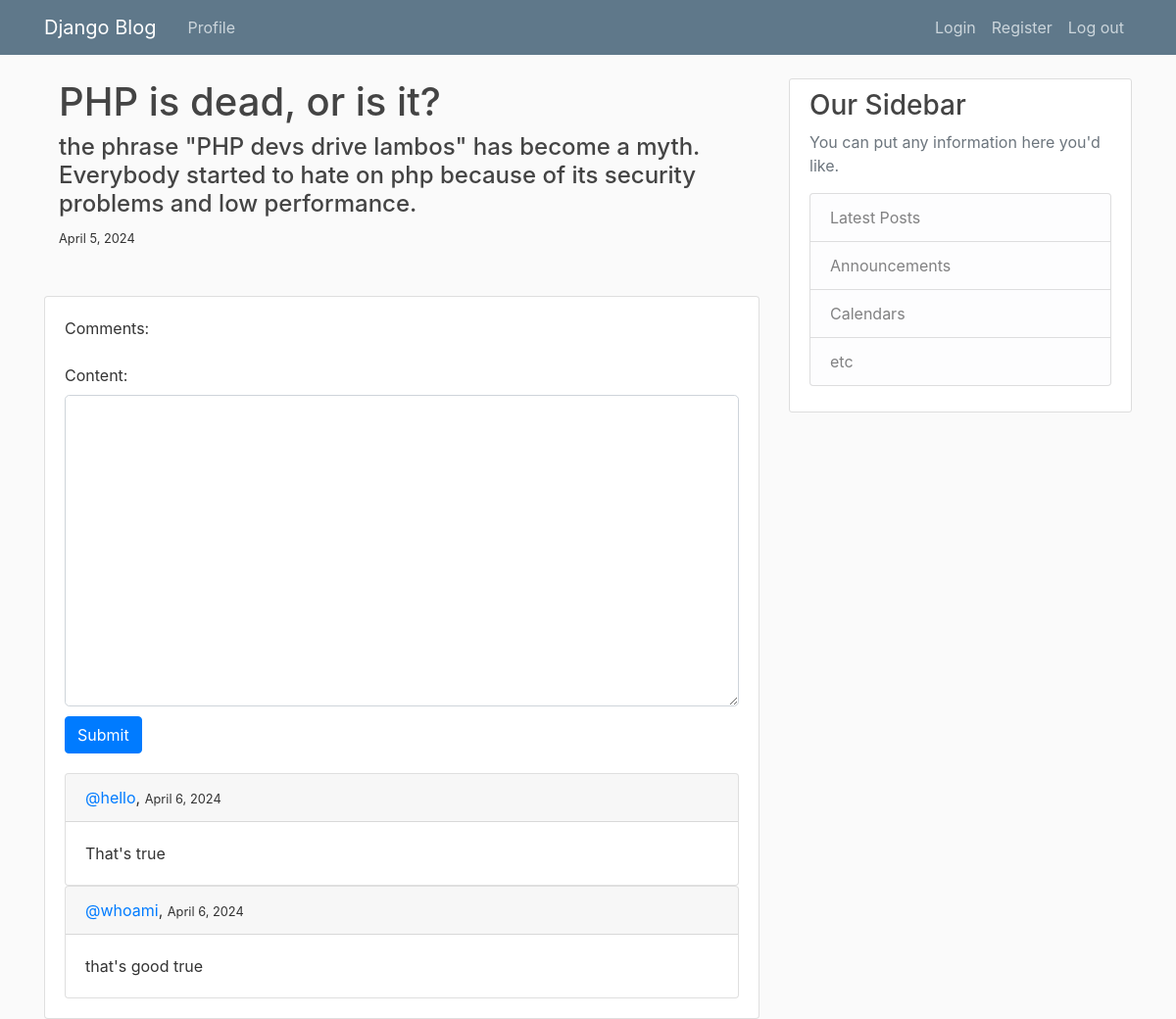
/post/2 (signed in), run on the app's committed database.
### blog/models.py (models this page shows)
class Post(models.Model):
    title = models.CharField(max_length=255)
    content = models.TextField()
    author = models.ForeignKey(User, on_delete=models.CASCADE, null=True, blank=True)
    data = models.DateField(auto_now_add=True)

class Comment(models.Model):
    post = models.ForeignKey(Post, on_delete=models.CASCADE)
    content = models.TextField()
    user = models.ForeignKey(User, on_delete=models.PROTECT)
    date = models.DateField(auto_now_add=True)

### blog/views.py (the view)
# urls.py: path('post/<int:pk>', views.blog, name='post'),
@login_required
def blog(request, pk):
    post = Post.objects.get(pk=pk)
    comments = post.comment_set.all()
    comment_form = CommentForm()
    return render(request, 'post.html', {"post":post, "comments":comments, "comment_form":comment_form})

### blog/forms.py
class CommentForm(ModelForm):
    def __init__(self, *args, **kwargs):
        super().__init__(*args, **kwargs)
        self.fields['content'].widget.attrs['class'] = 'form-control form-control-lg'
    class Meta:
        model = Comment
        fields = ['content']

### blog/templates/post.html (shortened to what this page needs)
{%extends 'base.html'%}
{%block content%}
<div class="container">
    <h1>
        {{post.title}}
    </h1>
    <h4>{{post.content}}</h4>
    <small>{{post.data}}</small>
</div>
<br>
<br>
<div class="card">
    <div class="card-body">
      Comments:
      <br>
      <br>
      <form action="{%url 'comment' post.pk%}" method="post" style="margin-bottom: 10px;">
        {{comment_form}}
        <button type="submit" class="btn btn-primary" style="margin-top: 10px; margin-bottom: 10px;">Submit</button>
      </form>
      {%for comment in comments%}
      <div class="card">
        <div class="card-header">
         <a href="{%url 'profile' comment.user.username%}" style="text-decoration: none;">@{{comment.user.username}}</a>, <small>{{comment.date}}</small>
        </div>
        <div class="card-body">
          <p class="card-text">{{comment.content}}</p>
        </div>
      </div>
      {%endfor%}
    </div>
  </div>
{%endblock%}

### blog/static/blog/main.css (style rules this page uses)
body { background: #fafafa; color: #333333; margin-top: 5rem; }
h1, h2, h3, h4, h5, h6 { color: #444444; }

### data on the page
Post: title "PHP is dead, or is it?", content "the phrase \"PHP devs drive lambos\" has become a myth. Everybody started to hate on php because of its security problems and low performance.", data "April 5, 2024"
Comment: user.username "hello", date "April 6, 2024", content "That's true"
Comment: user.username "whoami", date "April 6, 2024", content "that's good true"
